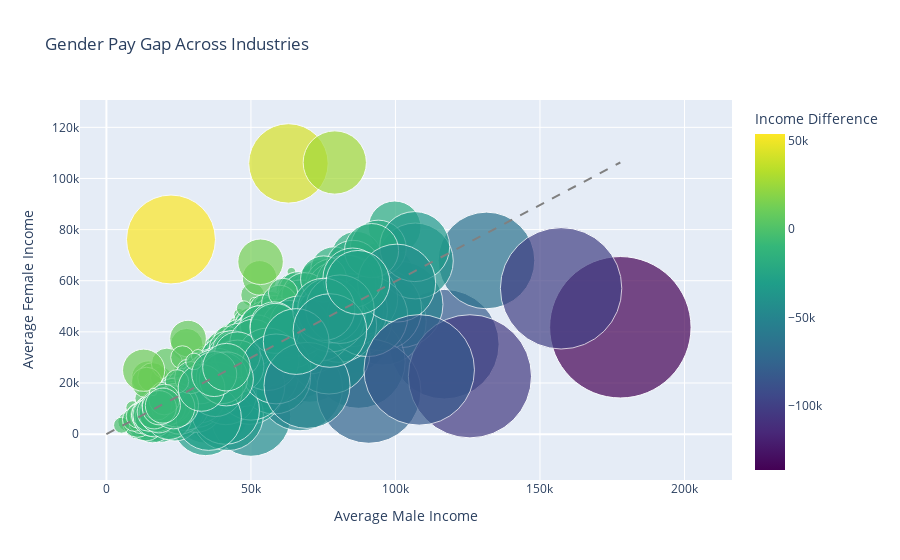

Notebook source saved alongside this figure:
### Code cell
# Group the data by industry ('ind') and sex ('sex_1'), then calculate mean income ('incwage')
industry_income = combined_df.groupBy('ind', 'sex_1').agg(F.mean('incwage').alias('mean_incwage'))

# Pivot the DataFrame to reshape it
industry_income_pivot = industry_income.groupBy('ind').pivot('sex_1', ['male', 'female']).agg(F.first('mean_incwage'))

# Rename columns for clarity
industry_income_pivot = industry_income_pivot.withColumnRenamed('Male', 'Male').withColumnRenamed('Female', 'Female')

# Fill NaNs with median income for each group
median_male = industry_income_pivot.select(F.expr('percentile_approx(male, 0.5)').alias('median')).collect()[0]['median']
median_female = industry_income_pivot.select(F.expr('percentile_approx(female, 0.5)').alias('median')).collect()[0]['median']

industry_income_pivot = industry_income_pivot.fillna({'Male': median_male, 'Female': median_female})

# Calculate Income Difference
industry_income_pivot = industry_income_pivot.withColumn('Income Difference', industry_income_pivot['Female'] - industry_income_pivot['Male'])
industry_income_pivot = industry_income_pivot.withColumn('abs_diff', F.abs(industry_income_pivot['Income Difference']))

# Check for remaining NaN values
if industry_income_pivot.filter(F.isnan('abs_diff') | F.isnan('Income Difference')).count() > 0:
    print("NaN values found in 'abs_diff' or 'Income Difference'. Filling with 0.")
    industry_income_pivot = industry_income_pivot.fillna({'Income Difference': 0})

# Using Plotly as before
import plotly.express as px

# Create a scatter plot with Plotly
fig = px.scatter(industry_income_pivot.toPandas(), x='Male', y='Female', 
                 size='abs_diff', color='Income Difference', 
                 hover_data=['ind', 'Male', 'Female', 'Income Difference'],
                 title='Gender Pay Gap Across Industries',
                 labels={'Male': 'Average Male Income', 'Female': 'Average Female Income'},
                 color_continuous_scale='Viridis',
                 size_max=100)

# Add line for equal pay
fig.add_shape(type='line', x0=0, y0=0, x1=industry_income_pivot.select(F.max('Male')).first()[0], 
              y1=industry_income_pivot.select(F.max('Female')).first()[0], 
              line=dict(color='gray', dash='dash'))

# Show the interactive plot
fig.show()

### Figure 1 — Plotly figure (JSON) as saved in the notebook; plotly's stock layout.template omitted (floating-point values rounded to 4 significant figures; data arrays with more than 128 entries replaced by an {"elided": "..."} marker saying what was removed)
{"data": [{"customdata": {"elided": "699x2 mixed values"}, "hovertemplate": "Average Male Income=%{x}<br>Average Female Income=%{y}<br>abs_diff=%{marker.size}<br>ind=%{customdata[0]}<br>Income Difference=%{marker.color}<extra></extra>", "legendgroup": "", "marker": {"color": {"elided": "699 float values"}, "coloraxis": "coloraxis", "size": {"elided": "699 float values"}, "sizemode": "area", "sizeref": 13.6, "symbol": "circle"}, "mode": "markers", "name": "", "orientation": "v", "showlegend": false, "type": "scatter", "x": {"elided": "699 float values"}, "xaxis": "x", "y": {"elided": "699 float values"}, "yaxis": "y"}], "layout": {"coloraxis": {"colorbar": {"title": {"text": "Income Difference"}}, "colorscale": [[0, "#440154"], [0.1111, "#482878"], [0.2222, "#3e4989"], [0.3333, "#31688e"], [0.4444, "#26828e"], [0.5556, "#1f9e89"], [0.6667, "#35b779"], [0.7778, "#6ece58"], [0.8889, "#b5de2b"], [1, "#fde725"]]}, "legend": {"itemsizing": "constant", "tracegroupgap": 0}, "shapes": [{"line": {"color": "gray", "dash": "dash"}, "type": "line", "x0": 0, "x1": 177800.0, "y0": 0, "y1": 106250}], "title": {"text": "Gender Pay Gap Across Industries"}, "xaxis": {"anchor": "y", "domain": [0, 1], "title": {"text": "Average Male Income"}}, "yaxis": {"anchor": "x", "domain": [0, 1], "title": {"text": "Average Female Income"}}}}
